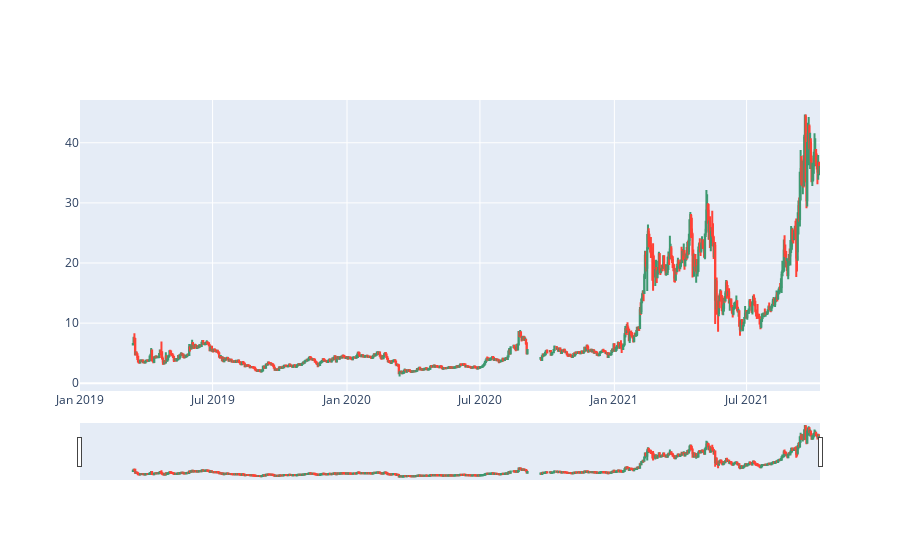

Notebook cell for this chart:
### Markdown cell above
## Candlestick Charts

### Code cell
fig = go.Figure(data=[go.Candlestick(x=data['ATOM1-USD'].loc['2019-01-01':'2021-10-09'].index,
                                    open=data['ATOM1-USD'].loc['2019-01-01':'2021-10-09']["Open"],
                                    high=data['ATOM1-USD'].loc['2019-01-01':'2021-10-09']['High'],
                                    low=data['ATOM1-USD'].loc['2019-01-01':'2021-10-09']['Low'],
                                    close=data['ATOM1-USD'].loc['2019-01-01':'2021-10-09']['Close'])])
fig.show()

### Figure 1 — Plotly figure (JSON) as saved in the notebook; plotly's stock layout.template omitted (floating-point values rounded to 4 significant figures; data arrays with more than 128 entries replaced by an {"elided": "..."} marker saying what was removed)
{"data": [{"close": {"elided": "1013 float values"}, "high": {"elided": "1013 float values"}, "low": {"elided": "1013 float values"}, "open": {"elided": "1013 float values"}, "type": "candlestick", "x": {"elided": "1013 str values"}}], "layout": {}}
